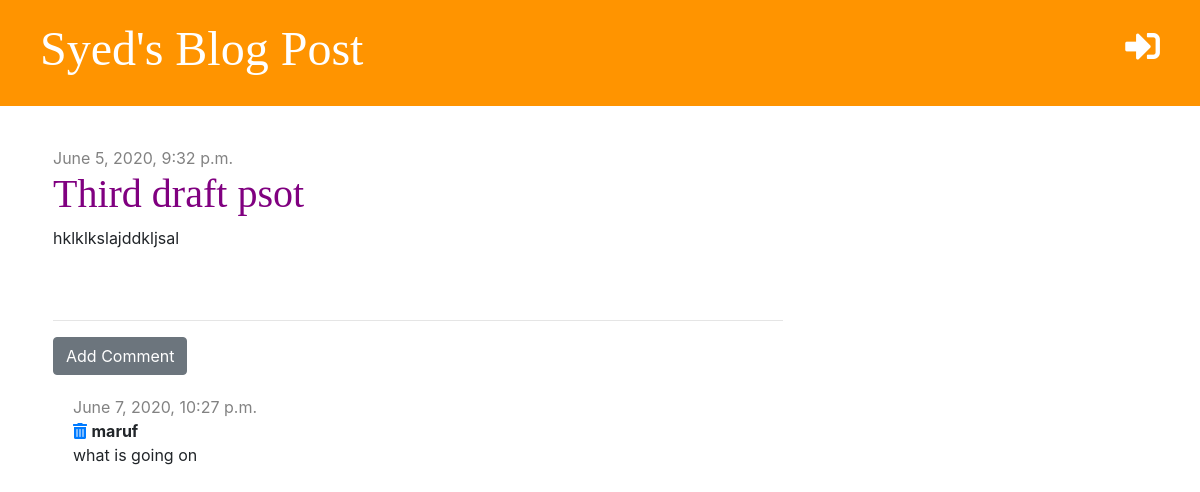
The page /post/10/ on the database its author committed.
### blog/models.py (models this page shows, shortened)
class Post(models.Model):
    auther=models.ForeignKey('auth.User',on_delete=models.CASCADE)
    title=models.CharField(max_length=200)
    text=models.TextField()
    created_date=models.DateTimeField(default=timezone.now)
    published_date=models.DateTimeField( blank=True, null=True)

class Comment(models.Model):
    post=models.ForeignKey('blog.Post',on_delete=models.CASCADE,related_name='comments')
    auther=models.CharField(max_length=200)
    text=models.TextField()
    created_date=models.DateTimeField(default=timezone.now)

### blog/views.py (the view)
# urls.py: path('post/<int:pk>/',views.post_detail, name='post_detail'),
def post_detail(request,pk):
    post= get_object_or_404(Post,pk=pk)
    stuff_for_frontend={'post':post}
    return render(request,'blog/post_detail.html',stuff_for_frontend)

### blog/templates/blog/post_detail.html (shortened to what this page needs)
{% extends 'blog/base.html'%}
{% block content %}
    <div class='post'>
        {% if post.published_date %}
        <div class='date'>
            {{post.published_date}}
        </div>
        {% else %}
        <a href="{% url 'post_publish' pk=post.pk %}" class='btn btn-primary'> Publish </a>
        {% endif %}
        <h1>{{post.title}}</h1>
        <p>{{post.text|linebreaksbr}}</p>
    </div>
    <hr>
    <a href="{% url 'add_comment_to_post' pk=post.pk %}"class="btn btn-secondary">Add Comment</a>
    {% for comment in post.comments.all %}
    <div class='comment'>
        <div class="date">
            {{comment.created_date}}
        </div>
        <a href="{% url 'comment_remove' pk=comment.pk %}"><i class="fas fa-trash-alt"></i></a>
        <strong>{{comment.auther}}</strong>
        <p> {{comment.text }}</p>
    </div>
    {% empty %}
        <p>No Comments Yet...</p>
    {% endfor %}
{% endblock %}

### blog/static/css/blog.css (style rules this page uses)
h1,h2,h3,h4 { font-family: 'Tangerine:bold,bolditalic','Inconsolata:italic','Droid+Sans', serif; font-size: 40px; }
.date { color: #828282; }
.post { margin-top: 40px; margin-bottom: 70px; }
.post h1,h2 a { color: #000000; }
.post h1,h2 a:visited { color: purple; }
.comment { margin: 20px 0px 20px 20px; }

### rows shown on the page
Post: published_date "June 5, 2020, 9:32 p.m.", title "Third draft psot", text "hklklkslajddkljsal"
Comment: created_date "June 7, 2020, 10:27 p.m.", auther "maruf", text "what is going on"
